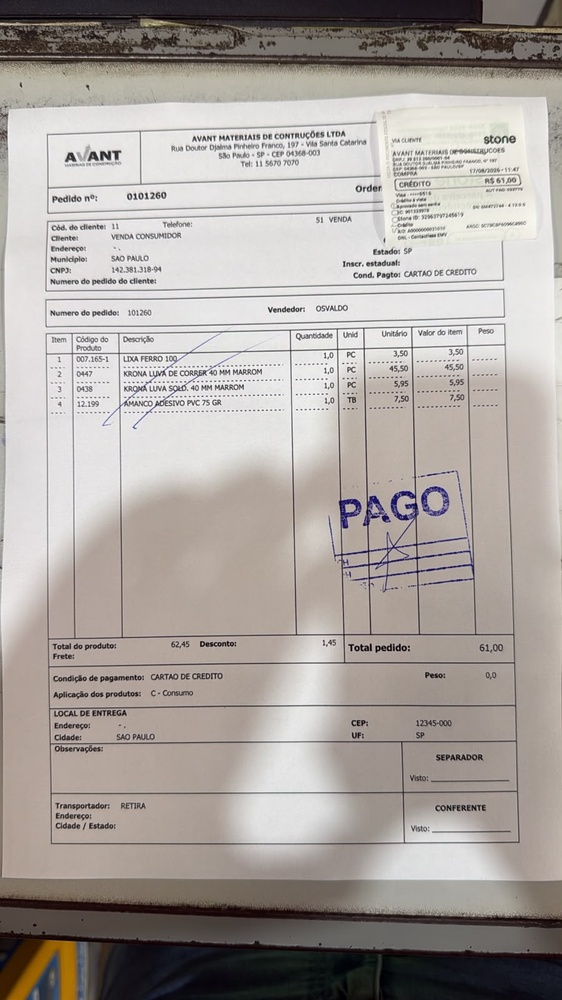
#> input picture templates/imgfiles/WhatsApp 2 tratada/5.jpeg, 562 x 1000 px, shrunk from 900 x 1600 before the run
$ python -i tesseract_ocr.py   (imports and definitions only)
#> lines starting #> are read from the running program, lines starting #| are printed output that depends on the picture; after the words box and inside, x2 and y2 are one past the last pixel; in counts of white or black regions, pixels touching at a corner belong together
import json
import os
import re
import sys
from PIL import Image, ImageEnhance, ImageFilter, ImageOps
import pytesseract

def preprocess(image_path):
    image = Image.open(image_path).convert("L")
    image = ImageOps.autocontrast(image)
    image = ImageEnhance.Contrast(image).enhance(2.0)
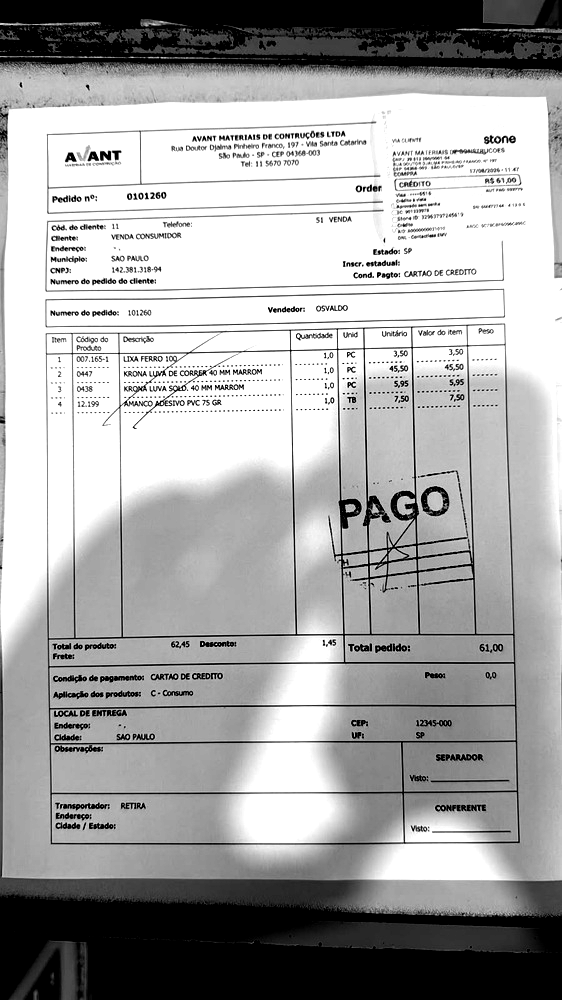
#> image: PIL image 562x1000 L; min 0, max 255, mean 165.5
    image = image.filter(ImageFilter.SHARPEN)
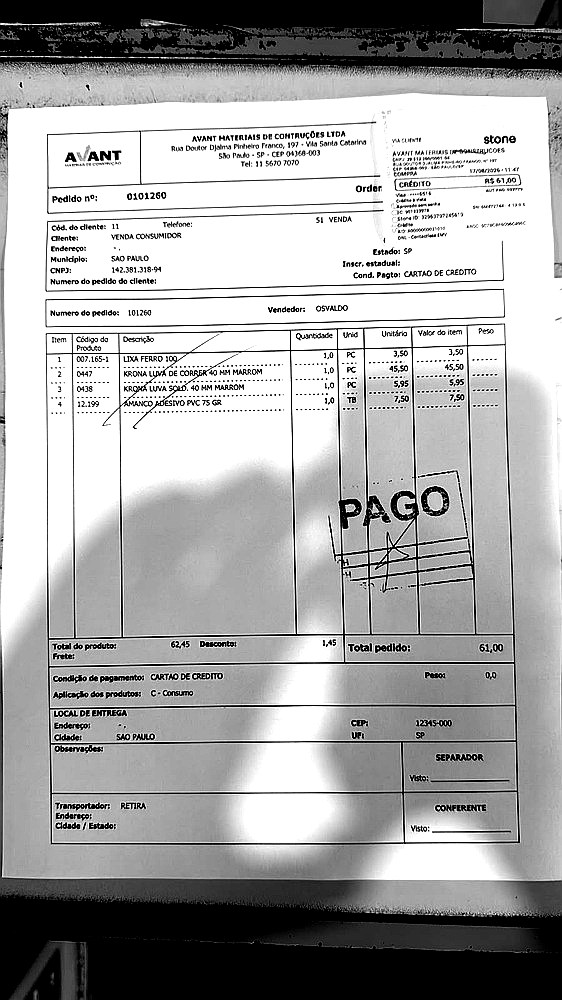
#> image: PIL image 562x1000 L; min 0, max 255, mean 165.5
    image = image.point(lambda pixel: 255 if pixel > 160 else 0)
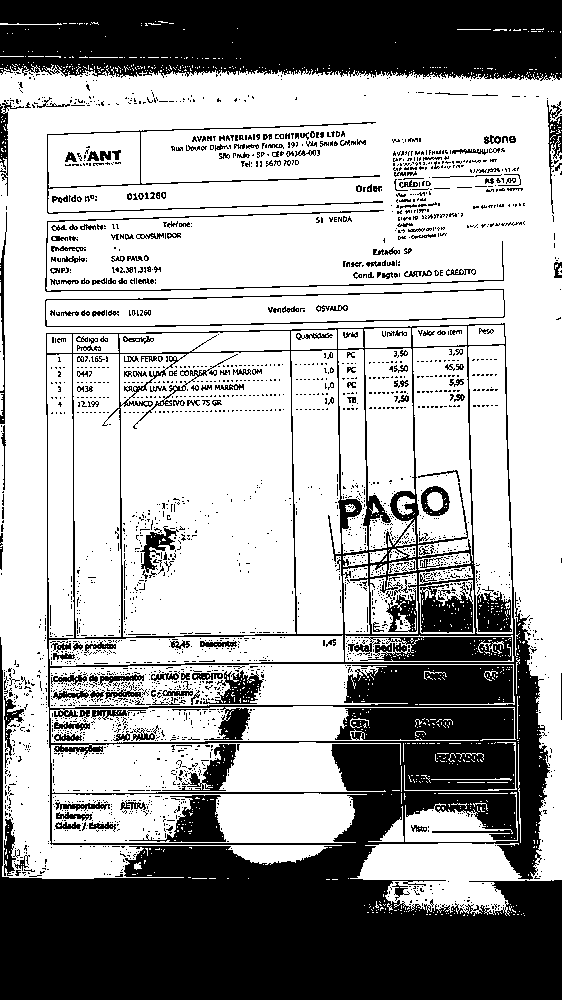
#> image: PIL image 562x1000 L; 65% white; 2888 black regions (2628 under 20 px), largest, box (x1, y1, x2, y2) and area: (0, 323, 562, 1000) 116939, (0, 0, 562, 81) 40881, (348, 637, 512, 661) 2916
    image = crop_to_content(image)
    return deskew(image)

def crop_to_content(image):
    inverted = ImageOps.invert(image)
    bbox = inverted.point(lambda pixel: 255 if pixel > 25 else 0).getbbox()
#> bbox = (0, 0, 562, 1000)
    if not bbox:
        return image
    padding = 12
    left = max(0, bbox[0] - padding)
#> left = 0
    top = max(0, bbox[1] - padding)
#> top = 0
    right = min(image.width, bbox[2] + padding)
#> right = 562
    bottom = min(image.height, bbox[3] + padding)
#> bottom = 1000
    return image.crop((left, top, right, bottom))

def deskew(image):
    try:
#> (the run stopped early here; a loop or call above may not have finished)
